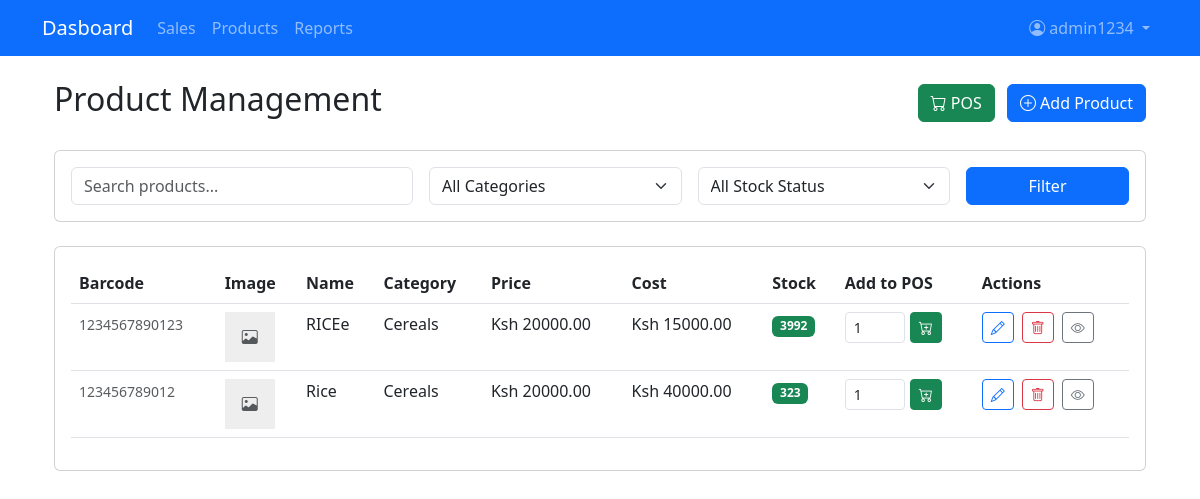
The page /products/ (signed in) on the database as committed earlier.
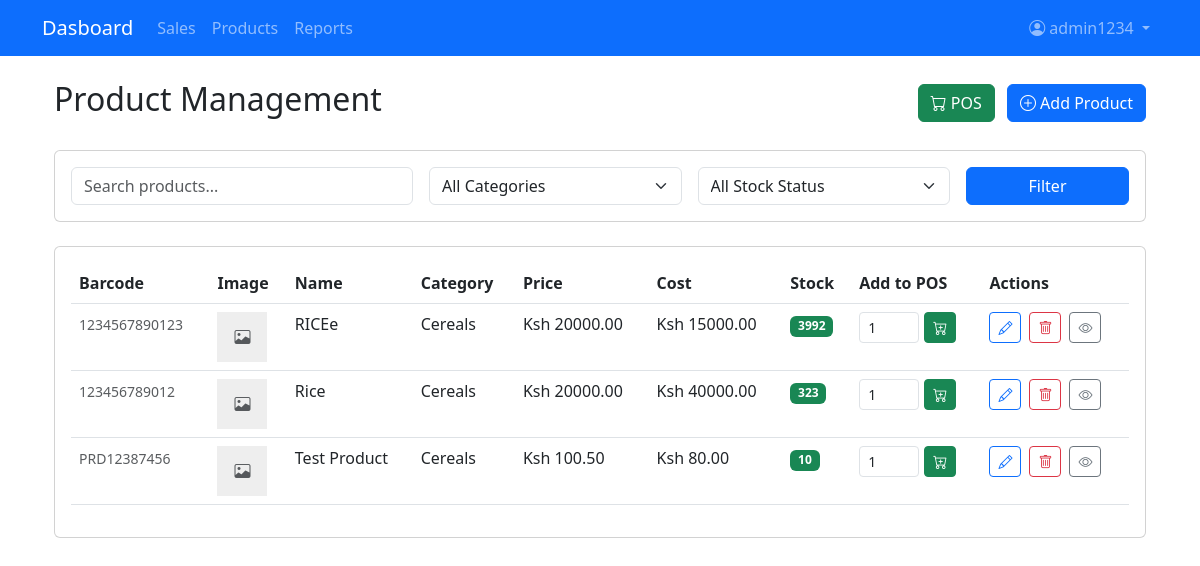
The same page on the database as committed later.
### main/models.py (models this page shows, shortened)
class Product(models.Model):
    barcode = models.CharField(max_length=100, unique=True, blank=True, null=True)
    name = models.CharField(max_length=200)
    category = models.ForeignKey(Category, on_delete=models.SET_NULL, null=True)
    price = models.DecimalField(max_digits=10, decimal_places=2, validators=[MinValueValidator(0)])
    cost = models.DecimalField(max_digits=10, decimal_places=2, validators=[MinValueValidator(0)], default=0)
    stock = models.PositiveIntegerField(default=0)
    image = models.ImageField(upload_to='products/', blank=True, null=True)
    barcode_image = models.ImageField(upload_to='barcodes/', blank=True, null=True)

class Category(models.Model):
    name = models.CharField(max_length=100)

### main/views.py (the view)
# urls.py: path('products/', views.product_list, name='product_list'),
@login_required
def product_list(request):
    query = request.GET.get('search', '')
    category_id = request.GET.get('category')
    stock_status = request.GET.get('stock_status')
    products = Product.objects.all()
    if query:
        products = products.filter(Q(name__icontains=query) | Q(barcode__icontains=query))
    if category_id:
        products = products.filter(category_id=category_id)
    if stock_status == 'low':
        products = products.filter(stock__lt=5, stock__gt=0)
    elif stock_status == 'out':
        products = products.filter(stock=0)
    elif stock_status == 'in':
        products = products.filter(stock__gte=5)
    paginator = Paginator(products, 25)
    page = request.GET.get('page')
    products = products.order_by('name')
    return render(request, 'pos/product_list.html', {
        'products': products,
        'categories': Category.objects.all()
    })

### main/templates/pos/product_list.html (shortened to what the changed rows need)
{% extends 'base.html' %}
{% load static %}
{% block content %}
<div class="container-fluid">
    <div class="d-flex justify-content-between align-items-center mb-4">
        <h2>Product Management</h2>
    </div>
    <div class="card">
        <div class="card-body">
            <div class="table-responsive">
                <table class="table table-hover">
                    <thead>
                        <tr>
                            <th>Barcode</th>
                            <th>Image</th>
                            <th>Name</th>
                            <th>Category</th>
                            <th>Price</th>
                            <th>Cost</th>
                            <th>Stock</th>
                            <th>Add to POS</th>
                            <th>Actions</th>
                        </tr>
                    </thead>
                    <tbody>
                        {% for product in products %}
                        <tr>
                            <td>
                                {% if product.barcode %}
                                <small class="text-muted">{{ product.barcode }}</small>
                                {% else %}
                                <span class="text-muted">No barcode</span>
                                {% endif %}
                            </td>
                            <td>
                                {% if product.image %}
                                <img src="{{ product.image.url }}" alt="{{ product.name }}" class="img-thumbnail" style="width: 50px; height: 50px; object-fit: cover;">
                                {% else %}
                                <div class="no-image" style="width: 50px; height: 50px; background: #eee; display: flex; align-items: center; justify-content: center;">
                                    <i class="bi bi-image text-muted"></i>
                                </div>
                                {% endif %}
                            </td>
                            <td>{{ product.name }}</td>
                            <td>{{ product.category.name|default:"-" }}</td>
                            <td>Ksh {{ product.price }}</td>
                            <td>Ksh {{ product.cost }}</td>
                            <td>
                                <span class="badge
                                    {% if product.stock == 0 %}bg-danger
                                    {% elif product.stock < 5 %}bg-warning text-dark
                                    {% else %}bg-success{% endif %}">
                                    {{ product.stock }}
                                </span>
                            </td>
                            <td>
                                <div class="d-flex align-items-center">
                                    <input type="number"
                                           class="form-control form-control-sm qty-input"
                                           value="1"
                                           min="1"
                                           max="{{ product.stock }}"
                                           style="width: 60px; margin-right: 5px;"
                                           id="qty-{{ product.id }}">
                                    <button class="btn btn-sm btn-success add-to-cart-btn"
                                            data-id="{{ product.id }}"
                                            data-name="{{ product.name }}"
                                            data-price="{{ product.price }}"
                                            data-barcode="{{ product.barcode }}"
                                            {% if product.stock == 0 %}disabled{% endif %}>
                                        <i class="bi bi-cart-plus"></i>
                                    </button>
                                </div>
                            </td>
                            <td>
                                <div class="d-flex gap-2">
                                    <a href="{% url 'edit_product' product.id %}" class="btn btn-sm btn-outline-primary">
                                        <i class="bi bi-pencil"></i>
                                    </a>
                                    <form method="post" action="{% url 'delete_product' product.id %}" class="delete-form">
                                        <button type="submit" class="btn btn-sm btn-outline-danger">
                                            <i class="bi bi-trash"></i>
                                        </button>
                                    </form>
                                    <a href="{% url 'product_detail' product.id %}" class="btn btn-sm btn-outline-secondary">
                                        <i class="bi bi-eye"></i>
                                    </a>
                                </div>
                            </td>
                        </tr>
                        {% empty %}
                        <tr>
                            <td colspan="9" class="text-center py-4">
                                No products found. <a href="{% url 'add_product' %}">Add your first product</a>
                            </td>
                        </tr>
                        {% endfor %}
                    </tbody>
                </table>
            </div>
        </div>
    </div>
</div>
{% endblock %}

Rows that differ between the two databases and show on the page:
added Product: barcode "PRD12387456", name "Test Product", category.name "Cereals", price "100.50", cost "80.00", stock "10", stock "1"
